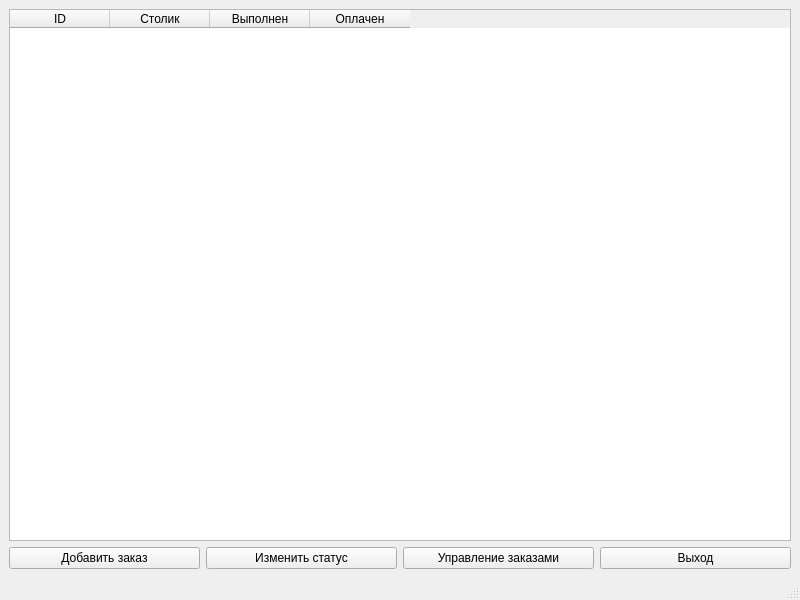
<?xml version="1.0" encoding="UTF-8"?>
<ui version="4.0">
 <class>MainWindow</class>
 <widget class="QMainWindow" name="MainWindow">
  <property name="geometry">
   <rect>
    <x>0</x>
    <y>0</y>
    <width>800</width>
    <height>600</height>
   </rect>
  </property>
  <property name="windowTitle">
   <string>Главная</string>
  </property>
  <widget class="QWidget" name="centralwidget">
   <layout class="QGridLayout" name="gridLayout">
    <item row="0" column="0">
     <widget class="QTableWidget" name="tableWidget">
      <column>
       <property name="text">
        <string>ID</string>
       </property>
      </column>
      <column>
       <property name="text">
        <string>Столик</string>
       </property>
      </column>
      <column>
       <property name="text">
        <string>Выполнен</string>
       </property>
      </column>
      <column>
       <property name="text">
        <string>Оплачен</string>
       </property>
      </column>
     </widget>
    </item>
    <item row="1" column="0">
     <layout class="QHBoxLayout" name="horizontalLayout">
      <item>
       <widget class="QPushButton" name="add_order_pushButton">
        <property name="text">
         <string>Добавить заказ</string>
        </property>
       </widget>
      </item>
      <item>
       <widget class="QPushButton" name="open_order_status_button">
        <property name="text">
         <string>Изменить статус</string>
        </property>
       </widget>
      </item>
      <item>
       <widget class="QPushButton" name="edit_order_button">
        <property name="text">
         <string>Управление заказами</string>
        </property>
       </widget>
      </item>
      <item>
       <widget class="QPushButton" name="logout_pushButton">
        <property name="text">
         <string>Выход</string>
        </property>
       </widget>
      </item>
     </layout>
    </item>
   </layout>
  </widget>
  <widget class="QMenuBar" name="menubar">
   <property name="geometry">
    <rect>
     <x>0</x>
     <y>0</y>
     <width>800</width>
     <height>21</height>
    </rect>
   </property>
  </widget>
  <widget class="QStatusBar" name="statusbar"/>
 </widget>
 <resources/>
 <connections/>
</ui>
